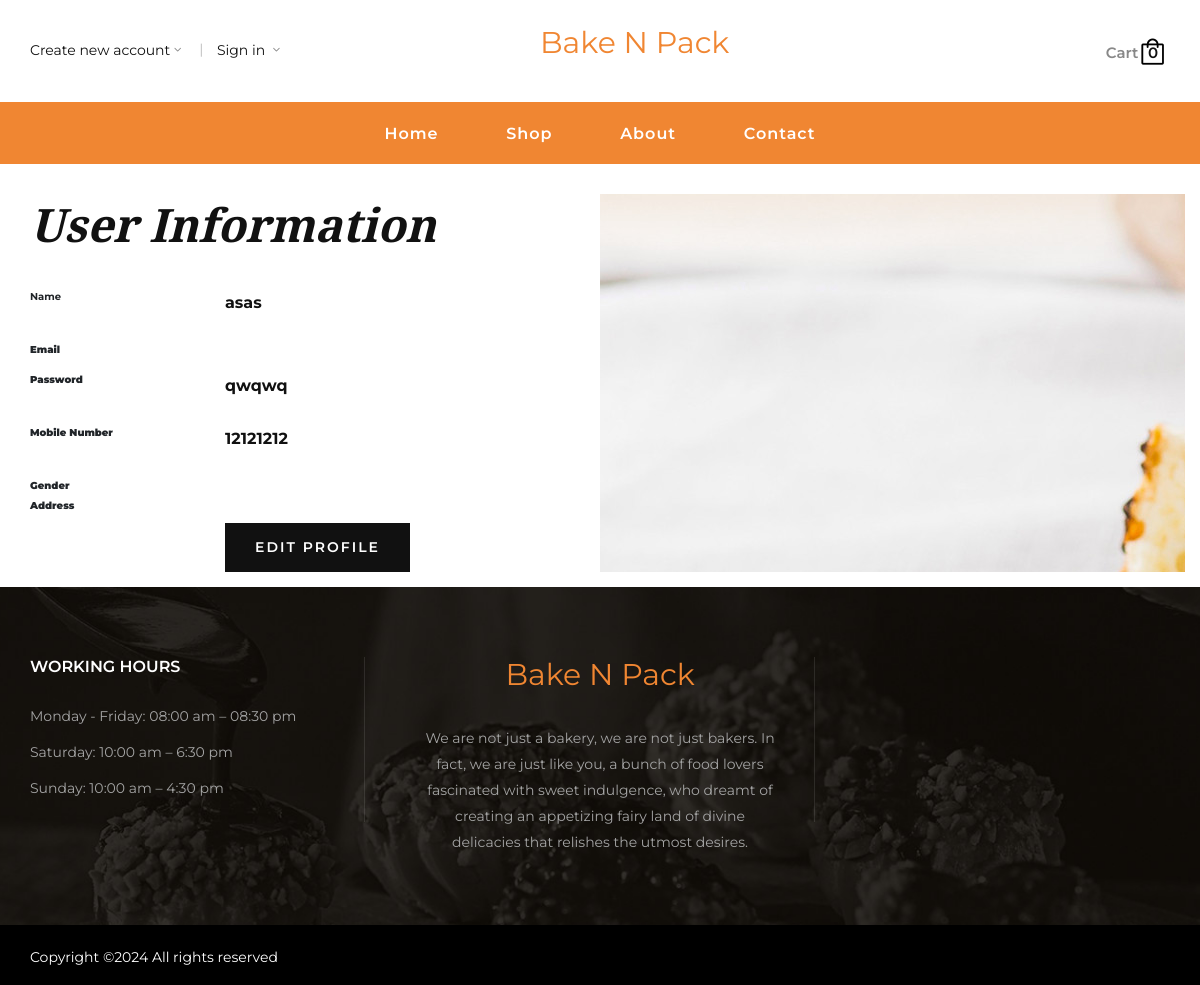
/my-profile.php (signed in), run on the app's committed database.
### tables this page shows
CREATE TABLE IF NOT EXISTS `tbl_users` (
  `id` int(11) NOT NULL AUTO_INCREMENT,
  `name` varchar(50) NOT NULL,
  `email` varchar(50) NOT NULL,
  `password` varchar(20) NOT NULL,
  `mobile` bigint(20) NOT NULL,
  `gender` varchar(10) NOT NULL,
  `address` text NOT NULL,
  PRIMARY KEY (`id`)
);

### my-profile.php (the view, shortened to what this page needs)
<?php
if(isset($_SESSION['user_id']) && !empty($_SESSION['user_id']))
{
require_once('header.php');
include('dbconnection.php');
if(isset($_SESSION['user_id']))
{
  $user_id = $_SESSION['user_id'];
  $query=mysqli_query($con, "select * from tbl_users where id = $user_id");
  while ($row=mysqli_fetch_array($query)) {
  $first_name = $row['name'];
  $password = $row['password'];
  $mobile = $row['mobile'];
}
}
?>
	<br>
	<br>
	<section>
        <div class="container">
            <div class="row">
                <div class="col-lg-6">
                        <div class="section-title">
                            <h2>User Information</h2>
                        </div>
                        <form method="post">
						<div class="row">
							<div class="col-lg-4 form-group">
								<label"><b>Name</b></label>
							</div>
							<div class="col-lg-8 form-group">
								<p><b><?php echo $first_name;?></b></p>
							</div>
							<div class="col-lg-4 form-group">
								<label><b>Email</b></label>
							</div>
							<div class="col-lg-8 form-group">
							</div>
							<div class="col-lg-4">
								<label><b>Password</b></label>
							</div>
							<div class="col-lg-8 form-group">
								<p><b><?php echo $password;?></b></p>
							</div>
							<div class="col-lg-4">
								<label><b>Mobile Number</b></label>
							</div>
							<div class="col-lg-8 form-group">
								<p><b><?php echo $mobile;?></b></p>
							</div>
							<div class="col-lg-4">
								<label><b>Gender</b></label>
							</div>
							<div class="col-lg-3">
							</div>
							<div class="col-lg-3">
							</div>
							<div class="col-lg-4">
								<label><b>Address</b></label>
							</div>
							<div class="col-lg-8 form-group">
							</div>
							<div class="col-lg-4">
							</div>
							<div class="col-lg-8">
							<a href="edit-profile.php"><input type="button" class="site-btn btn-primary" value="Edit Profile" name="user_registration"></a>
							</div>
							</div>
                        </form>
                </div>
            <div class="col-lg-6" style="background-image:url('img/hero/hero-1.jpg')">
            </div>
			</div>
        </div>
    </section>
	<br>
    <?php
require_once('footer.php');
}
else
{
header("location:index.php");
}
?>

### css/style.css (style rules this page uses)
html, body { height: 100%; font-family: "Montserrat", sans-serif; -webkit-font-smoothing: antialiased; }
h1, h2, h3, h4, h5, h6 { margin: 0; color: #11111194; font-weight: 400; font-family: "Montserrat", sans-serif; }
h2 { font-size: 36px; }
p { font-size: 16px; font-family: "Montserrat", sans-serif; color: #111111; font-weight: 400; line-height: 28px; margin: 0 0 15px 0; }
.section-title { margin-bottom: 35px; }
.section-title h2 { font-size: 46px; color: #111111; line-height: 60px; font-weight: 700; font-style: italic; font-family: "Playfair Display", serif; }
.site-btn { font-size: 14px; color: #ffffff; background: #111111; font-weight: 600; border: none; text-transform: uppercase; display: inline-block; letter-spacing: 2px; padding: 14px 30px; }
@media only screen and (min-width: 1200px) { .container { max-width: 1170px; } }

### data on the page
tbl_users: name "asas", password "qwqwq", mobile "12121212"

### other printed values
$cart "0"
